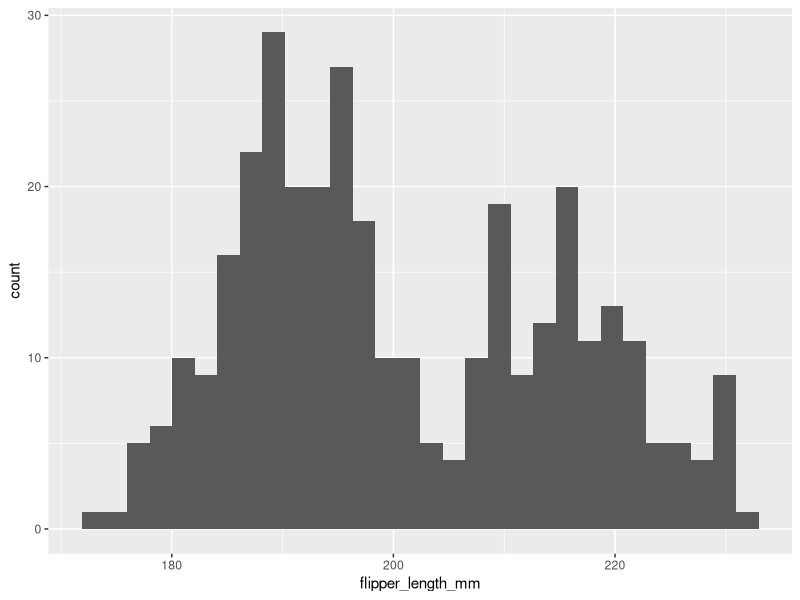
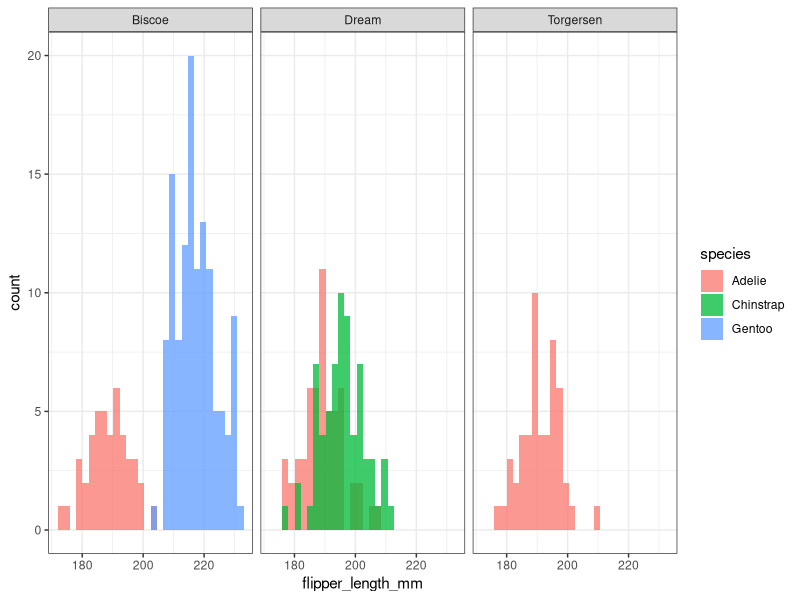

Source code (R) for these figures, in order:
## ---- chunk 1
knitr::opts_chunk$set(echo = TRUE)
## ---- chunk 2
library(tidyverse)
library(palmerpenguins)
## ---- chunk 3
head(penguins)
colnames(penguins)
str(penguins)
view(penguins)

# glimpse() is from the dplyr package
glimpse(penguins)
## ---- chunk 4
penguins[, 1:3]
## ---- chunk 5
# first argument is the data frame, then the columns
select(penguins, bill_length_mm)

# multiple columns
select(penguins, species, island, bill_length_mm)
select(penguins, species:bill_length_mm)
select(penguins, -island)
## ---- chunk 6
select(penguins, species, body_mass_g, sex, year)
## ---- chunk 7
# base R
penguins[penguins$island == "Torgersen", ]
## ---- chunk 8
# filter
filter(penguins, island == "Torgersen")

# easy to write multiple conditions and to chain stuff together
filter(penguins, island == "Torgersen" & year > 2008)

# worth noting here that we haven't saved any of this. We need to write to a new object. 
torg2008 <- filter(penguins, island == "Torgersen" & year >= 2008)
## ---- chunk 9
slim <- select(penguins, species, bill_length_mm, sex)
male20 <- filter(slim, sex == "male", bill_length_mm > 20)
## ---- chunk 10
male20 <- penguins %>% 
  select(species, bill_length_mm, sex) %>% 
  filter(sex == "male", bill_length_mm > 20)
## ---- chunk 11
penguins %>% 
  filter(species == "Adelie", year == 2007) %>% 
  select(species, sex, year)
## ---- chunk 12
penguins %>% 
  mutate(bill_length_cm = bill_length_mm / 10)

# remember, we would have to create a new object to save this new column!
## ---- chunk 13
# first attempt at mean and sd of body mass
penguins %>% 
  summarise(mean_body_mass = mean(body_mass_g),
            sd_body_mass = sd(body_mass_g))

## ---- chunk 14
penguins %>% 
  summarise(mean_body_mass = mean(body_mass_g, na.rm = TRUE),
            sd_body_mass = sd(body_mass_g, na.rm = TRUE))
## ---- chunk 15
penguins %>% 
  group_by(species, sex) %>% 
  summarise(mean_body_mass = mean(body_mass_g, na.rm = TRUE),
            sd_body_mass = sd(body_mass_g, na.rm = TRUE))
## ---- chunk 16
flipper_min_max <- penguins %>% 
  group_by(island) %>% 
  summarize(min_flipper = min(flipper_length_mm, na.rm = TRUE),
            max_flipper = max(flipper_length_mm, na.rm = TRUE))
flipper_min_max
## ---- chunk 17
penguins %>% 
  group_by(island, species) %>% 
  summarize(min_flipper = min(flipper_length_mm, na.rm = TRUE),
            max_flipper = max(flipper_length_mm, na.rm = TRUE))
## ---- chunk 18
ggplot(penguins, aes(x = flipper_length_mm)) +
  geom_histogram()
## ---- chunk 19
ggplot(penguins, aes(flipper_length_mm, fill = species)) +
  geom_histogram(position = "identity", alpha = 0.75) +
  facet_wrap( ~ island) + 
  theme_bw()
## ---- chunk 20
penguins %>% 
  filter(!is.na(sex))
## ---- chunk 21
penguins %>% 
  arrange(body_mass_g)
## ---- chunk 22
penguins %>% 
  count(species, sex)
## ---- chunk 23
penguins %>% 
  distinct(species)
